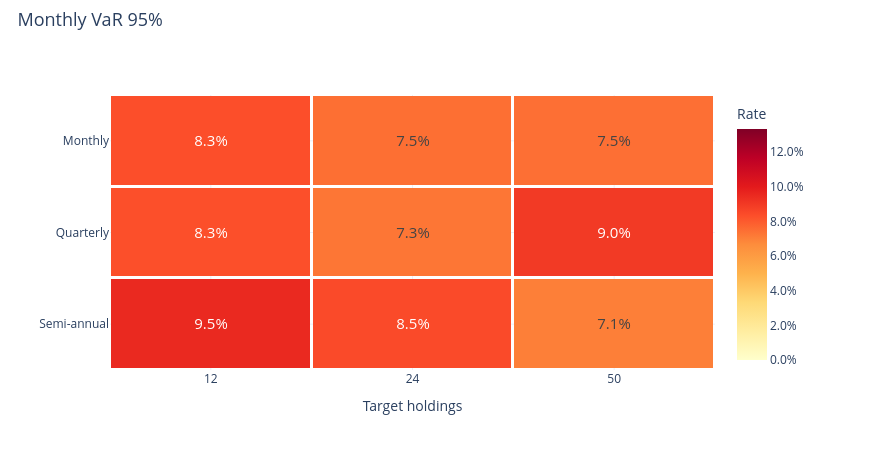

Here is the notebook cell this chart was saved with:
### Markdown cell above
### Monthly 95% VaR

### Code cell
research.heatmap('monthly_var_95')

### Figure 1 — Plotly figure (JSON) as saved in the notebook; plotly's stock layout.template omitted (floating-point values rounded to 4 significant figures)
{"data": [{"colorbar": {"tickformat": ".1%", "title": {"text": "Rate"}}, "colorscale": [[0.0, "rgb(255,255,204)"], [0.125, "rgb(255,237,160)"], [0.25, "rgb(254,217,118)"], [0.375, "rgb(254,178,76)"], [0.5, "rgb(253,141,60)"], [0.625, "rgb(252,78,42)"], [0.75, "rgb(227,26,28)"], [0.875, "rgb(189,0,38)"], [1.0, "rgb(128,0,38)"]], "text": [["8.3%", "7.5%", "7.5%"], ["8.3%", "7.3%", "9.0%"], ["9.5%", "8.5%", "7.1%"]], "textfont": {"size": 15}, "texttemplate": "%{text}", "type": "heatmap", "x": ["12", "24", "50"], "xgap": 3, "y": ["Monthly", "Quarterly", "Semi-annual"], "ygap": 3, "z": [[0.08344, 0.07468, 0.07455], [0.08327, 0.07282, 0.08978], [0.09526, 0.08453, 0.07052]], "zmax": 0.1334, "zmin": 0.0}], "layout": {"height": 450, "hovermode": "closest", "legend": {"font": {"size": 12}, "itemclick": "toggle", "itemdoubleclick": "toggleothers", "x": 1.025, "y": 1}, "margin": {"b": 80, "l": 110, "r": 155, "t": 95}, "title": {"font": {"size": 18}, "text": "Monthly VaR 95%", "x": 0.02, "y": 0.97}, "width": 870, "xaxis": {"title": {"text": "Target holdings"}}, "yaxis": {"autorange": "reversed"}}}
